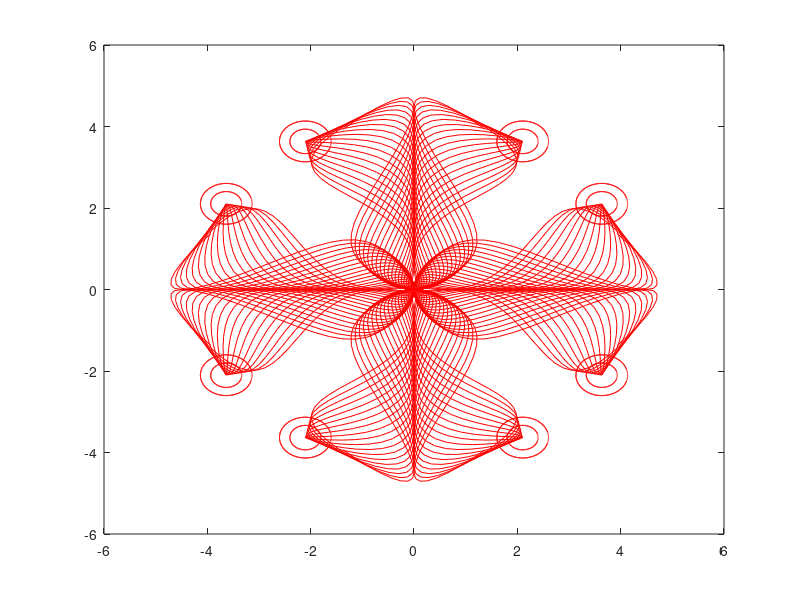
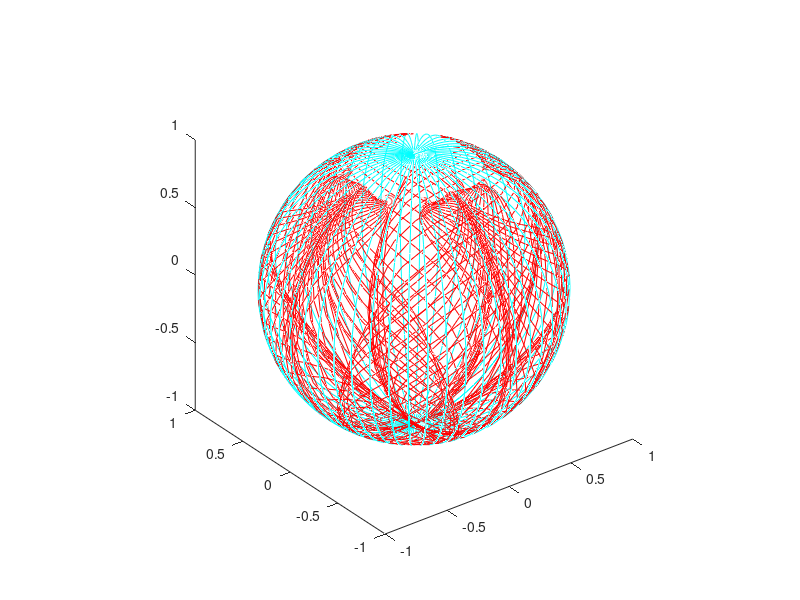

These charts were generated, in order, by the following MATLAB code:
% Superficie Parametrica 1
clc
theta = linspace(-6,6, 1000);

X = [];
Y = [];

x = 2.5 .* (sin(-5 .* theta).^2) .* 2.^(cos(cos(4.28.*2.3.*theta)));
y = 2.5 .* sin(sin(-5.*theta)) .* (cos(4.28 .* 2.3 .* theta) .^2);

X = horzcat(X, x);
Y = horzcat(Y, y);

X(length(X)+1) = NaN;
Y(length(Y)+1) = NaN;

x1 = -1 .* x;
X = horzcat(X, x1);
Y = horzcat(Y, y);

X(length(X)+1) = NaN;
Y(length(Y)+1) = NaN;

X = horzcat(X, y);
Y = horzcat(Y, x1);

X(length(X)+1) = NaN;
Y(length(Y)+1) = NaN;

X = horzcat(X, y);
Y = horzcat(Y, x);


ymax = max(y);
for i = 1:length(y)
    if(y(i) == ymax)
        xymax = x(i);
        break;
    end
end

r = 0.3;
x1 = r*cos(theta) + xymax;
y1 = r*sin(theta) + ymax;
X(length(X)+1) = NaN;
Y(length(Y)+1) = NaN;
X = horzcat(X, x1);
Y = horzcat(Y, y1);

r = 0.5;
x1 = r*cos(theta) + xymax;
y1 = r*sin(theta) + ymax;
X(length(X)+1) = NaN;
Y(length(Y)+1) = NaN;
X = horzcat(X, x1);
Y = horzcat(Y, y1);

r = 0.3;
x1 = r*cos(theta) - xymax;
y1 = r*sin(theta) - ymax;
X(length(X)+1) = NaN;
Y(length(Y)+1) = NaN;
X = horzcat(X, x1);
Y = horzcat(Y, y1);

r = 0.5;
x1 = r*cos(theta) - xymax;
y1 = r*sin(theta) - ymax;
X(length(X)+1) = NaN;
Y(length(Y)+1) = NaN;
X = horzcat(X, x1);
Y = horzcat(Y, y1);

r = 0.3;
x1 = r*cos(theta) + xymax;
y1 = r*sin(theta) - ymax;
X(length(X)+1) = NaN;
Y(length(Y)+1) = NaN;
X = horzcat(X, x1);
Y = horzcat(Y, y1);

r = 0.5;
x1 = r*cos(theta) + xymax;
y1 = r*sin(theta) - ymax;
X(length(X)+1) = NaN;
Y(length(Y)+1) = NaN;
X = horzcat(X, x1);
Y = horzcat(Y, y1);

r = 0.3;
x1 = r*cos(theta) - xymax;
y1 = r*sin(theta) + ymax;
X(length(X)+1) = NaN;
Y(length(Y)+1) = NaN;
X = horzcat(X, x1);
Y = horzcat(Y, y1);

r = 0.5;
x1 = r*cos(theta) - xymax;
y1 = r*sin(theta) + ymax;
X(length(X)+1) = NaN;
Y(length(Y)+1) = NaN;
X = horzcat(X, x1);
Y = horzcat(Y, y1);

%

r = 0.3;
x1 = r*cos(theta) + ymax;
y1 = r*sin(theta) + xymax;
X(length(X)+1) = NaN;
Y(length(Y)+1) = NaN;
X = horzcat(X, x1);
Y = horzcat(Y, y1);

r = 0.5;
x1 = r*cos(theta) + ymax;
y1 = r*sin(theta) + xymax;
X(length(X)+1) = NaN;
Y(length(Y)+1) = NaN;
X = horzcat(X, x1);
Y = horzcat(Y, y1);

r = 0.3;
x1 = r*cos(theta) - ymax;
y1 = r*sin(theta) - xymax;
X(length(X)+1) = NaN;
Y(length(Y)+1) = NaN;
X = horzcat(X, x1);
Y = horzcat(Y, y1);

r = 0.5;
x1 = r*cos(theta) - ymax;
y1 = r*sin(theta) - xymax;
X(length(X)+1) = NaN;
Y(length(Y)+1) = NaN;
X = horzcat(X, x1);
Y = horzcat(Y, y1);

r = 0.3;
x1 = r*cos(theta) + ymax;
y1 = r*sin(theta) - xymax;
X(length(X)+1) = NaN;
Y(length(Y)+1) = NaN;
X = horzcat(X, x1);
Y = horzcat(Y, y1);

r = 0.5;
x1 = r*cos(theta) + ymax;
y1 = r*sin(theta) - xymax;
X(length(X)+1) = NaN;
Y(length(Y)+1) = NaN;
X = horzcat(X, x1);
Y = horzcat(Y, y1);

r = 0.3;
x1 = r*cos(theta) - ymax;
y1 = r*sin(theta) + xymax;
X(length(X)+1) = NaN;
Y(length(Y)+1) = NaN;
X = horzcat(X, x1);
Y = horzcat(Y, y1);

r = 0.5;
x1 = r*cos(theta) - ymax;
y1 = r*sin(theta) + xymax;
X(length(X)+1) = NaN;
Y(length(Y)+1) = NaN;
X = horzcat(X, x1);
Y = horzcat(Y, y1);

%

Z = complex(X, Y);

X1 = 2.*real(Z)./((abs(Z).^2)+1);
X2 = 2.*imag(Z)./((abs(Z).^2)+1);
X3 = ((abs(Z).^2)-1)./((abs(Z).^2)+1);

figure
plot(X, Y, 'r')
figure
[a,b,c] = sphere(50);
colormap winter
plot3(a, b, c,'c')
hold on
plot3(X1, X2, X3, 'r')
axis equal